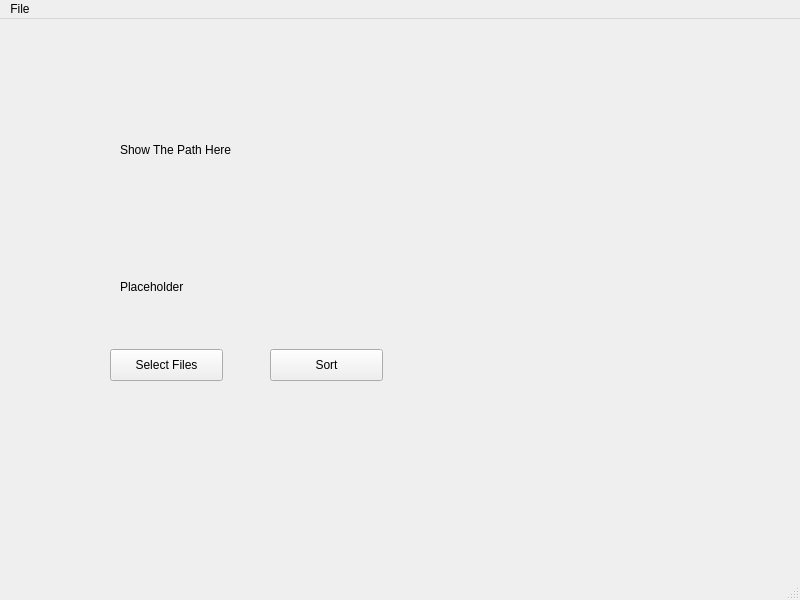
<?xml version="1.0" encoding="UTF-8"?>
<ui version="4.0">
 <class>MainWindow</class>
 <widget class="QMainWindow" name="MainWindow">
  <property name="geometry">
   <rect>
    <x>0</x>
    <y>0</y>
    <width>800</width>
    <height>600</height>
   </rect>
  </property>
  <property name="windowTitle">
   <string>MainWindow</string>
  </property>
  <widget class="QWidget" name="centralwidget">
   <widget class="QPushButton" name="sort_button">
    <property name="geometry">
     <rect>
      <x>270</x>
      <y>330</y>
      <width>113</width>
      <height>32</height>
     </rect>
    </property>
    <property name="text">
     <string>Sort</string>
    </property>
   </widget>
   <widget class="QLabel" name="operation_status_label">
    <property name="geometry">
     <rect>
      <x>120</x>
      <y>260</y>
      <width>91</width>
      <height>16</height>
     </rect>
    </property>
    <property name="text">
     <string>Placeholder</string>
    </property>
   </widget>
   <widget class="QLabel" name="label_2">
    <property name="geometry">
     <rect>
      <x>120</x>
      <y>90</y>
      <width>461</width>
      <height>81</height>
     </rect>
    </property>
    <property name="acceptDrops">
     <bool>true</bool>
    </property>
    <property name="text">
     <string>Show The Path Here</string>
    </property>
   </widget>
   <widget class="QPushButton" name="select_button">
    <property name="geometry">
     <rect>
      <x>110</x>
      <y>330</y>
      <width>113</width>
      <height>32</height>
     </rect>
    </property>
    <property name="text">
     <string>Select Files</string>
    </property>
   </widget>
  </widget>
  <widget class="QMenuBar" name="menubar">
   <property name="geometry">
    <rect>
     <x>0</x>
     <y>0</y>
     <width>800</width>
     <height>22</height>
    </rect>
   </property>
   <widget class="QMenu" name="menuFile">
    <property name="title">
     <string>File</string>
    </property>
    <addaction name="actionNew"/>
    <addaction name="actionSave"/>
    <addaction name="actionCopy"/>
    <addaction name="actionPaste"/>
   </widget>
   <addaction name="menuFile"/>
  </widget>
  <widget class="QStatusBar" name="statusbar"/>
  <action name="actionNew">
   <property name="text">
    <string>New</string>
   </property>
   <property name="statusTip">
    <string>Create a new file</string>
   </property>
  </action>
  <action name="actionSave">
   <property name="text">
    <string>Save</string>
   </property>
   <property name="statusTip">
    <string>Save a file</string>
   </property>
  </action>
  <action name="actionCopy">
   <property name="text">
    <string>Copy</string>
   </property>
   <property name="statusTip">
    <string>Copy a file</string>
   </property>
   <property name="shortcut">
    <string>Ctrl+C</string>
   </property>
  </action>
  <action name="actionPaste">
   <property name="text">
    <string>Paste</string>
   </property>
   <property name="statusTip">
    <string>Paste the file</string>
   </property>
   <property name="shortcut">
    <string>Ctrl+V</string>
   </property>
  </action>
 </widget>
 <resources/>
 <connections/>
</ui>
